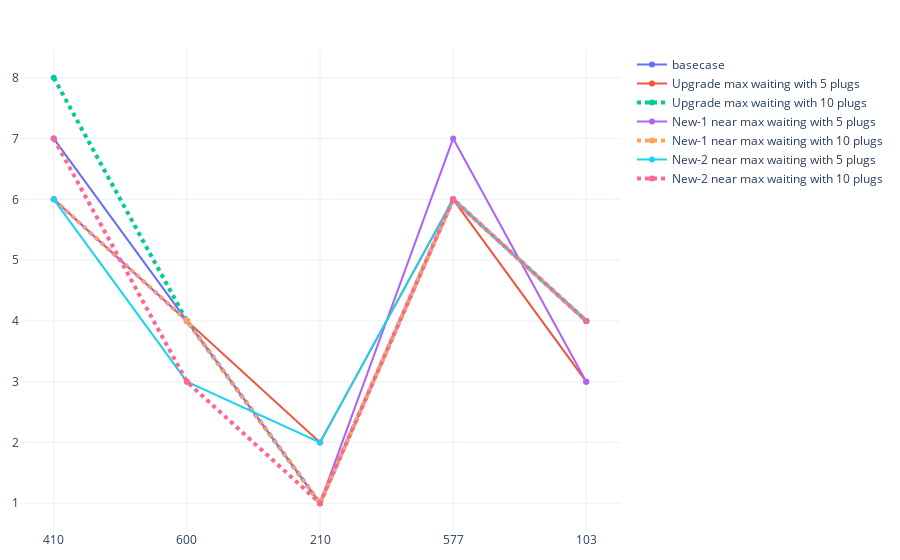

The cell this chart's notebook holds for it:
### Code cell
# EVs stranded
fig = go.Figure()
fig.add_trace(go.Scatter(x=seeds, y=count_stats[(500 <= count_stats['analysis_id']) & (count_stats['analysis_id']<= 504)].sort_values('analysis_id')['str_count'],
                    mode='lines+markers',
                    name='basecase'))
fig.add_trace(go.Scatter(x=seeds, y=count_stats[(506 <= count_stats['analysis_id']) & (count_stats['analysis_id']<= 510)].sort_values('analysis_id')['str_count'],
                    mode='lines+markers',
                    name='Upgrade max waiting with 5 plugs'))
fig.add_trace(go.Scatter(x=seeds, y=count_stats[(511 <= count_stats['analysis_id']) & (count_stats['analysis_id']<= 515)].sort_values('analysis_id')['str_count'],
                    mode='lines+markers',
                    name='Upgrade max waiting with 10 plugs', line=dict(width=4, dash='dot')))
fig.add_trace(go.Scatter(x=seeds, y=count_stats[(516 <= count_stats['analysis_id']) & (count_stats['analysis_id']<= 520)].sort_values('analysis_id')['str_count'],
                    mode='lines+markers',
                    name='New-1 near max waiting with 5 plugs'))
fig.add_trace(go.Scatter(x=seeds, y=count_stats[(521 <= count_stats['analysis_id']) & (count_stats['analysis_id']<= 525)].sort_values('analysis_id')['str_count'],
                    mode='lines+markers',
                    name='New-1 near max waiting with 10 plugs', line=dict(width=4, dash='dot')))
fig.add_trace(go.Scatter(x=seeds, y=count_stats[(526 <= count_stats['analysis_id']) & (count_stats['analysis_id']<= 530)].sort_values('analysis_id')['str_count'],
                    mode='lines+markers',
                    name='New-2 near max waiting with 5 plugs'))
fig.add_trace(go.Scatter(x=seeds, y=count_stats[(531 <= count_stats['analysis_id']) & (count_stats['analysis_id']<= 535)].sort_values('analysis_id')['str_count'],
                    mode='lines+markers',
                    name='New-2 near max waiting with 10 plugs', line=dict(width=4, dash='dot')))
fig.update_xaxes(type='category')
fig.update_layout(margin=dict(l=20, r=20, t=50, b=20), uniformtext_minsize=8, uniformtext_mode='hide', template='plotly_white')
fig.show()

### Figure 1 — Plotly figure (JSON) as saved in the notebook; plotly's stock layout.template omitted (floating-point values rounded to 4 significant figures)
{"data": [{"mode": "lines+markers", "name": "basecase", "type": "scatter", "x": ["410", "600", "210", "577", "103"], "y": [7, 4, 1, 6, 4]}, {"mode": "lines+markers", "name": "Upgrade max waiting with 5 plugs", "type": "scatter", "x": ["410", "600", "210", "577", "103"], "y": [6, 4, 2, 6, 3]}, {"line": {"dash": "dot", "width": 4}, "mode": "lines+markers", "name": "Upgrade max waiting with 10 plugs", "type": "scatter", "x": ["410", "600", "210", "577", "103"], "y": [8, 4, 1, 6, 4]}, {"mode": "lines+markers", "name": "New-1 near max waiting with 5 plugs", "type": "scatter", "x": ["410", "600", "210", "577", "103"], "y": [6, 4, 1, 7, 3]}, {"line": {"dash": "dot", "width": 4}, "mode": "lines+markers", "name": "New-1 near max waiting with 10 plugs", "type": "scatter", "x": ["410", "600", "210", "577", "103"], "y": [6, 4, 1, 6, 4]}, {"mode": "lines+markers", "name": "New-2 near max waiting with 5 plugs", "type": "scatter", "x": ["410", "600", "210", "577", "103"], "y": [6, 3, 2, 6, 4]}, {"line": {"dash": "dot", "width": 4}, "mode": "lines+markers", "name": "New-2 near max waiting with 10 plugs", "type": "scatter", "x": ["410", "600", "210", "577", "103"], "y": [7, 3, 1, 6, 4]}], "layout": {"autosize": true, "margin": {"b": 20, "l": 20, "r": 20, "t": 50}, "uniformtext": {"minsize": 8, "mode": "hide"}, "xaxis": {"autorange": true, "range": [-0.2406, 4.241], "type": "category"}, "yaxis": {"autorange": true, "range": [0.5218, 8.478], "type": "linear"}}}
